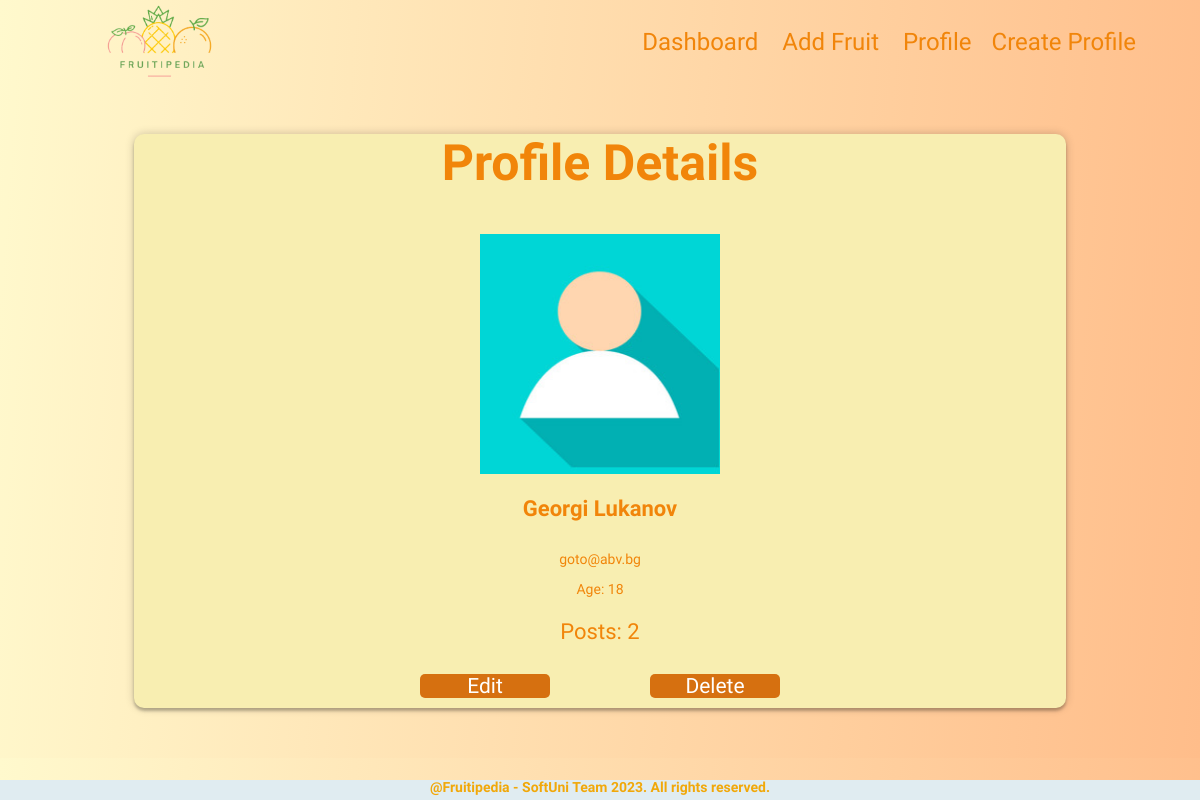
The page /profile/details/ on the database its author committed.
### regular_exam/my_web/models.py (models this page shows)
class Profile(models.Model):
    PROFILE_FIRST_NAME_MAX_LEN = 25
    PROFILE_FIRST_NAME_MIN_LEN = 2
    FIRST_NAME_ERROR_MSG_MIN_LEN = 'It should consist of a minimum of 2 characters!'
    PROFILE_LAST_NAME_MAX_LEN = 35
    PROFILE_LAST_NAME_MIN_LEN = 1
    LAST_NAME_ERROR_MSG_MIN_LEN = 'It should consist of a minimum of 1 characters!'
    EMAIL_MAX_LEN = 40
    PASSWORD_MAX_LEN = 20
    PASSWORD_MIN_LEN = 8
    PASSWORD_ERROR_MSG_MIN_LEN = 'It should consist of a minimum of 8 characters!'
    first_name = models.CharField(
        max_length=PROFILE_FIRST_NAME_MAX_LEN,
        validators=[
            validators.MinLengthValidator(PROFILE_FIRST_NAME_MIN_LEN, message=FIRST_NAME_ERROR_MSG_MIN_LEN),
            validate_name_starts_with_letter,
        ]
    )
    last_name = models.CharField(
        max_length=PROFILE_LAST_NAME_MAX_LEN,
        validators=[
            validators.MinLengthValidator(PROFILE_LAST_NAME_MIN_LEN, message=LAST_NAME_ERROR_MSG_MIN_LEN),
            validate_name_starts_with_letter,
        ]
    )
    email = models.EmailField(
        max_length=EMAIL_MAX_LEN,
    )
    password = models.CharField(
        max_length=PASSWORD_MAX_LEN,
        validators=[validators.MinLengthValidator(PASSWORD_MIN_LEN, message=PASSWORD_ERROR_MSG_MIN_LEN)]
    )
    image_url = models.URLField(
        blank=True,
        null=True,
    )
    age = models.PositiveIntegerField(
        default=18,
        null=True,
        blank=True,
    )

### regular_exam/my_web/views.py (the view)
# urls.py: path('details/', details_profile, name='details-profile'),
def details_profile(request):
    profile = get_profile()
    fruits = Fruit.objects.all()
    context = {'profile': profile, 'fruits': fruits, }
    return render(request, 'profile/details-profile.html', context, )

### regular_exam/my_web/views.py (called while the page is built)
def get_profile():
    return Profile.objects.first()

### templates/profile/details-profile.html
{% extends 'base.html' %}
{% load static %}
{% block content %}
    <main>
        <section id="details">
            <div id="details-wrapper">
                <h2>Profile Details</h2>
                {% if profile.image_url %}
                    <img id="details-img" src="{{ profile.image_url }}"
                         alt="profile img"/>
                {% else %}
                    <img id="details-img" src="{% static 'images/default.jpg' %}" alt="profile img"/>
                {% endif %}
                <p id="details-title">{{ profile.first_name }} {{ profile.last_name }}</p>
                <div id="info-wrapper">
                    <div id="details-description">
                        <p>
                            {{ profile.email }}
                        </p>
                        <p>
                            Age: {{ profile.age }}
                        </p>
                        <p id="nutrition">Posts: {{ fruits.count }}</p>
                    </div>
                    <div id="action-buttons">
                        <a href="{% url 'edit-profile' %}" id="edit-btn">Edit</a>
                        <a href="{% url 'delete-profile' %}" id="delete-btn">Delete</a>
                    </div>
                </div>
            </div>
        </section>
    </main>
{% endblock %}

### staticfiles/styles/navigation.css (style rules this page uses)
body { color:rgb(241, 133, 10); background: rgb(255,249,205); background: linear-gradient(94deg, rgba(255,249,205,1) 0%, rgba(255,189,138,1) 100%); margin: auto; padding: 0; overflow: auto; width: 97vw; font-family: 'Merienda', cursive; }

### staticfiles/styles/dashboard.css (style rules this page uses)
h2 { text-align: center; font-size: 50px; color: rgb(241, 133, 10); }

### staticfiles/styles/details.css (style rules this page uses)
#details-wrapper { background-color: rgb(248, 238, 177); margin: 50px auto; height: 75%; width: 80%; border-radius: 10px; box-shadow: 0 0 10px 0 rgba(0, 0, 0, 0.2), 0 3px 3px 0 rgba(0, 0, 0, 0.24); }
#details-wrapper img { display: block; margin: 10px auto; height: 30vh; width: 30vh; }
#details-title { text-align: center; font-weight: bold; font-size: 20px; }
#details-description { width: 95%; margin: 30px auto; height: auto; text-align: center; }
#details-title { font-size: 22px; }
p { text-align: center; font-size: 14px; }
#action-buttons { display: flex; justify-content: center; margin-bottom: 5px; }
#action-buttons a { text-decoration: none; margin: auto 50px; margin-bottom: 10px; font-size: 21px; width: 130px; text-align: center; color: white; background: rgb(214, 112, 16); border-radius: 5px; }
#nutrition { font-size: 22px; }

### rows shown on the page
Profile: first_name "Georgi", last_name "Lukanov", email "goto@abv.bg", age "18"

### other values the page prints
{{ fruits.count }} "2"
